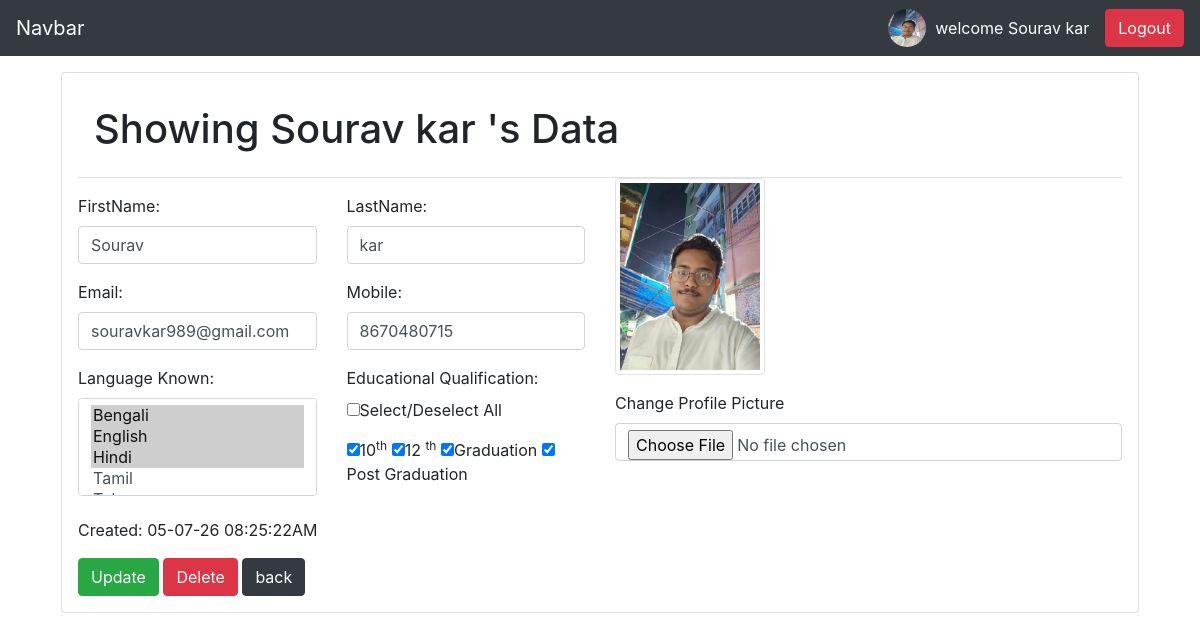
The page /view?uid=user-2890-1783239922 (signed in) on the database its author committed.
### tables this page shows
CREATE TABLE `users` (
  `user_id` varchar(100) NOT NULL,
  `name` varchar(200) NOT NULL,
  `email` varchar(100) NOT NULL,
  `mobile` varchar(20) NOT NULL,
  `pass1` varchar(255) NOT NULL,
  `education` text NOT NULL,
  `language` text NOT NULL,
  `profile_pic` varchar(255) NOT NULL,
  `role` varchar(10) NOT NULL DEFAULT 'regular',
  `created` timestamp NOT NULL DEFAULT current_timestamp()
);

### view.php (the view, shortened to what this page needs)
<!DOCTYPE html>
<html lang="en">
<head>
  <?php include("./assets/plugins.php");?>
</head>
<body>
<?php include('./assets/nav.php');?>
  <div class="container">
     <?php require_once('auth.php');?>
  <?php
  $userid= !(empty($_GET['uid']))? $_GET['uid'] : null ;
  if($userid){
  $con= new mysqli(HOST,USER,PASS,DB);
  if($con->connect_error) die($con->connect_error);
  else{
    $sql="select * from users where user_id=?";
    $stmt=$con->prepare($sql);
    $stmt->bind_param("s",$userid);
    $stmt->execute();
    $resultset=$stmt->get_result();
    while($rows=$resultset->fetch_assoc()){
      $namearr=explode(" ",$rows['name']);
      ?>
      <div class="card m-3 p-3">
        <header class="modal-header">
          <h1>
            Showing <?php echo $rows['name'];?> 's Data
          </h1>
        </header>
        <form method="POST" action="update.php" enctype="multipart/form-data">
        <div class="row">
          <div class="col">
            <p class="form-group">
              <div class="row">
                <div class="col">
                 <label for="FirstName:">FirstName:</label>
                 <input type="text" name="editfname" id="edfn1" value="<?php echo $namearr[0];?>" class="form-control">
                </div>
                <div class="col">
                  <label for="lastName:">LastName:</label>
                 <input type="text" name="editlname" id="edln1" value="<?php echo $namearr[1];?>" class="form-control">
                </div>
              </div>
            </p>
            <p class="form-group">
              <div class="row">
                <div class="col">
                <label for="email">Email:</label>
              <input type="email" name="editemail" id="edem1" class="form-control" value="<?php echo $rows['email'];?>">
             </div>
                <div class="col">
                   <label for="mobile">Mobile:</label>
              <input type="number" name="editmobile" id="edmo1" class="form-control" value="<?php echo $rows['mobile'];?>">
                </div>
              </div>
           </p>
             <div class="form-group">
          <div class="row">
            <div class="col">
              <?php
              $language=explode(",",$rows['language']);
              ?>
              <label for="language">Language Known:</label>
              <select multiple name="lang[]" id="lang1" class="form-control">
                <option <?php if(in_array('Bengali',$language)){echo "selected";}?> >Bengali</option>
                <option <?php if(in_array('English',$language)){echo "selected";}?> >English</option>
                <option <?php if(in_array('Hindi',$language)){echo "selected";}?> >Hindi</option>
                <option <?php if(in_array('Tamil',$language)){echo "selected";}?> >Tamil</option>
                <option <?php if(in_array('Telegu',$language)){echo "selected";}?> >Telegu</option>
              </select>
            </div>
            <div class="col">
              <?php
              $education=explode(",",$rows['education']);
              ?>
              <div class="form-group">
              <label for="educational qualification">Educational Qualification:</label>
             <p><input onchange="checkAll(this)" type="checkbox" name="ch_all" id="ch_all">Select/Deselect All</p>
              <input type="checkbox" name="ch[]" id="ch1" value="10th" <?php if(in_array('10th',$education)){echo "checked";}?>>10<sup>th</sup>
              <input type="checkbox" name="ch[]" id="ch2" value="12th" <?php if(in_array('12th',$education)){echo "checked";}?>>12 <sup>th</sup>
              <input type="checkbox" name="ch[]" id="ch3" value="graduation" <?php if(in_array('graduation',$education)){echo "checked";}?>>Graduation
               <input type="checkbox" name="ch[]" id="ch4" value="postgraduation" <?php if(in_array('postgraduation',$education)){echo "checked";}?>>Post Graduation
               </div>
            </div>
          </div>
        </div>
            <p class="form-group">Created: <?php echo date('d-m-y h:i:sA',strtotime($rows['created'])) ;?></p>
          </div>
          <div class="col">
            <p ><img id="img01" src="<?php echo $rows['profile_pic'];?>" height="150px" width="150px" class="img-thumbnail" title="<?php echo $rows['name']?>'s Image"/></p>
            <div class="form-group">
              <label for="changeprofile">Change Profile Picture</label>
              <input type="file" name="editAvater" id="editAvater"  class="form-control" onchange="loadimage(event)">
            </div>
          </div>
        </div>
        <button class="btn btn-success">Update</button>
        <a onclick="return confirm('Do You want to Delete This Record ?');" href="delete.php?uid=<?php echo $rows['user_id'];?>" class="btn btn-danger">Delete</a>
        <a class="btn btn-dark" href="index">back</a>
      </form>
      </div>
  <?php
    }
  }
  }
  ?>
</div>
</body>
</html>

### assets/plugins.php (shortened to what this page needs)
<link rel="stylesheet" href="https://cdn.jsdelivr.net/npm/bootstrap@4.6.2/dist/css/bootstrap.min.css">

### assets/nav.php
<nav class="navbar navbar-dark bg-dark">
  <a class="navbar-brand">Navbar</a>
  <?php require_once('auth.php');?>
</nav>

### auth.php (shortened to what this page needs)
<?php
    if(!empty($_SESSION['USER'])){
      ?>
      <div class="float-right d-flex align-items-center">
          <img src="<?php echo $_SESSION['PIC']; ?>"class="rounded-circle border border-2 border-dark mr-2" width="40" height="40" alt="Profile">
       <span class="mr-3 text-white">
        welcome <?php echo $_SESSION['USER'];?>
        </span>
        <a href="logout" class="btn btn-danger">Logout</a>
      </div>
    <?php
    }else{
       rediract('signin');
    }
    ?>

### rows shown on the page
users: name "Sourav kar", editfname "Sourav", editlname "kar", editemail "souravkar989@gmail.com", editmobile "8670480715", language "Bengali ☑ / English ☑ / Hindi ☑ / Tamil", education "☑", created "05-07-26 08:25:22AM", profile_pic (picture)

### other values the page prints
$_SESSION['USER'] "Sourav kar"
